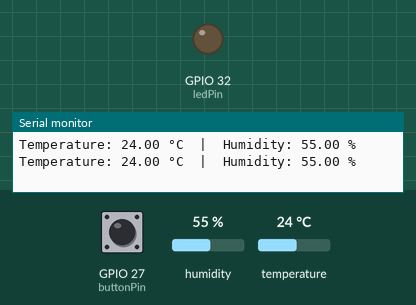
The sketch below on a simulated ESP32. Shown: output pins drawn as LEDs (lit = HIGH), the last lines printed to the serial monitor. The inputs (shaded band) are chosen by the test bench; at power-on: GPIO 27 (buttonPin) LOW, humidity 55 %, temperature 24 °C.

Above: at 2.8 s.
2.9 s: GPIO 27 (buttonPin) pulled HIGH for 2.35 s
At 5.0 s:
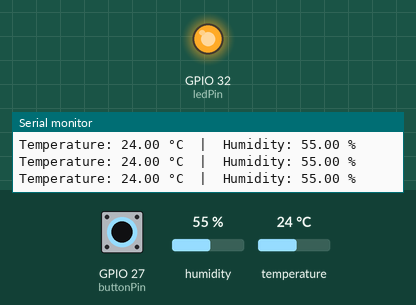
Timing chart, 0 to 7.6 s (numbered marks = the images above; inputs shaded):
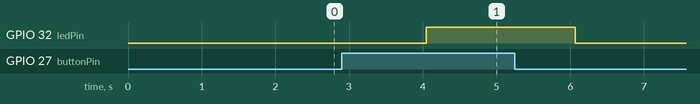

Measured:
- after the input at 2.9 s, GPIO 32 (ledPin): LOW → HIGH after 1.1 s, → LOW 2.0 s later

The sketch:

button_led_temp.ino
```cpp
#include "DHT.h"

// Pin definitions
#define DHTPIN 26        // DHT11 data pin connected to GPIO 26
#define DHTTYPE DHT11    // DHT11 sensor type

// constants won't change. They're used here to set pin numbers:
const int buttonPin = 27;  // the number of the pushbutton pin
const int ledPin = 32;    // the number of the LED pin

// variables will change:
int buttonState = 0;  // variable for reading the pushbutton status

DHT dht(DHTPIN, DHTTYPE);

void setup() {
  // initialize the LED pin as an output:
  pinMode(ledPin, OUTPUT);
  // initialize the pushbutton pin as an input:
  pinMode(buttonPin, INPUT);
  Serial.begin(115200);
  dht.begin();
}

void loop() {

  // read the state of the pushbutton value:
  buttonState = digitalRead(buttonPin);

  // check if the pushbutton is pressed. If it is, the buttonState is HIGH:
  if (buttonState == HIGH) {
    // turn LED on:
    digitalWrite(ledPin, HIGH);
  } else {
    // turn LED off:
    digitalWrite(ledPin, LOW);
  }


  // --- DHT11 Sensor Reading ---
  float humidity = dht.readHumidity();
  float temperature = dht.readTemperature(); // Celsius

  // Check if the readings are valid
  if (isnan(humidity) || isnan(temperature)) {
    Serial.println("Failed to read from DHT11 sensor!");
  } else {
    Serial.print("Temperature: ");
    Serial.print(temperature);
    Serial.print(" °C  |  Humidity: ");
    Serial.print(humidity);
    Serial.println(" %");
  }

  delay(2000); // wait 2 seconds before next read
}
```
